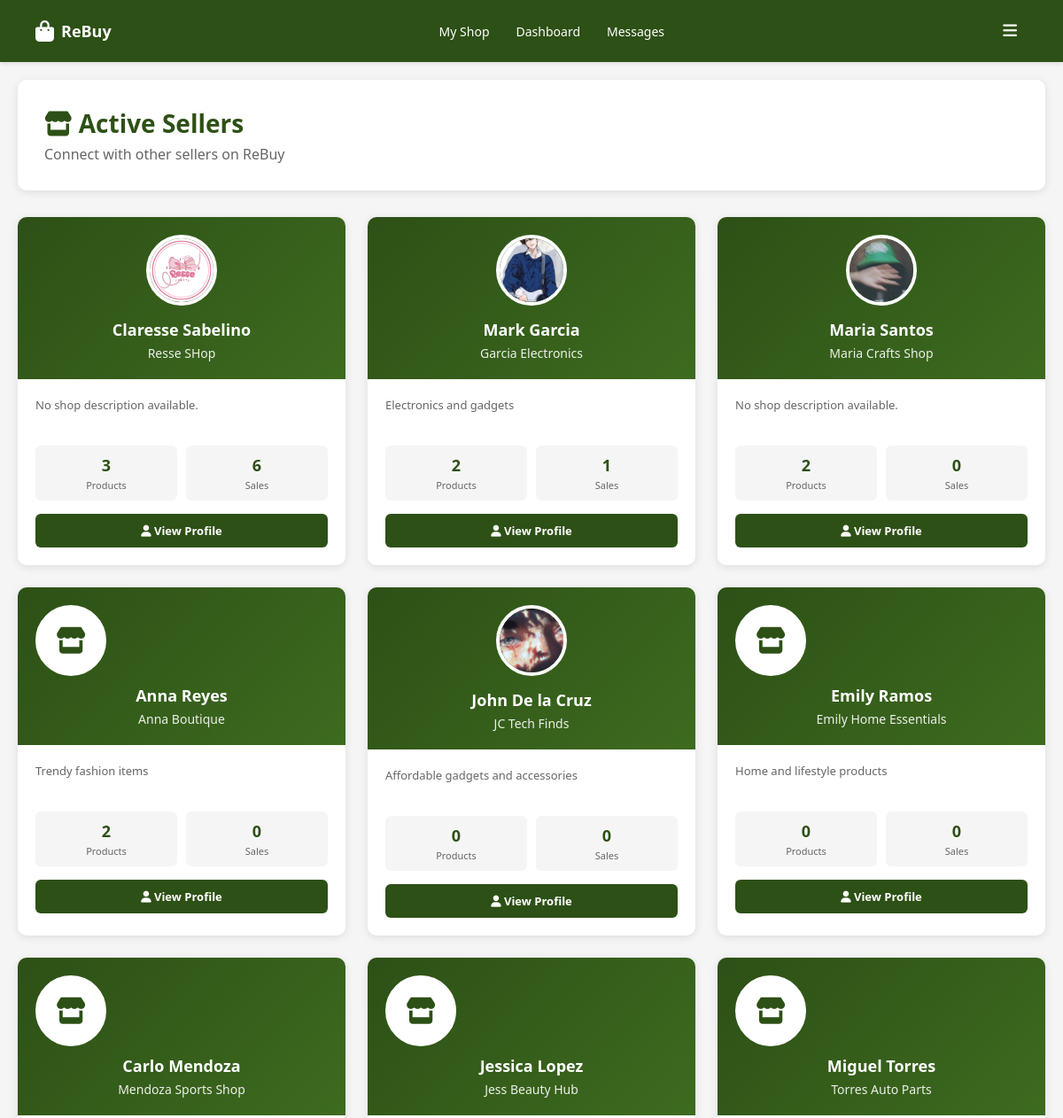
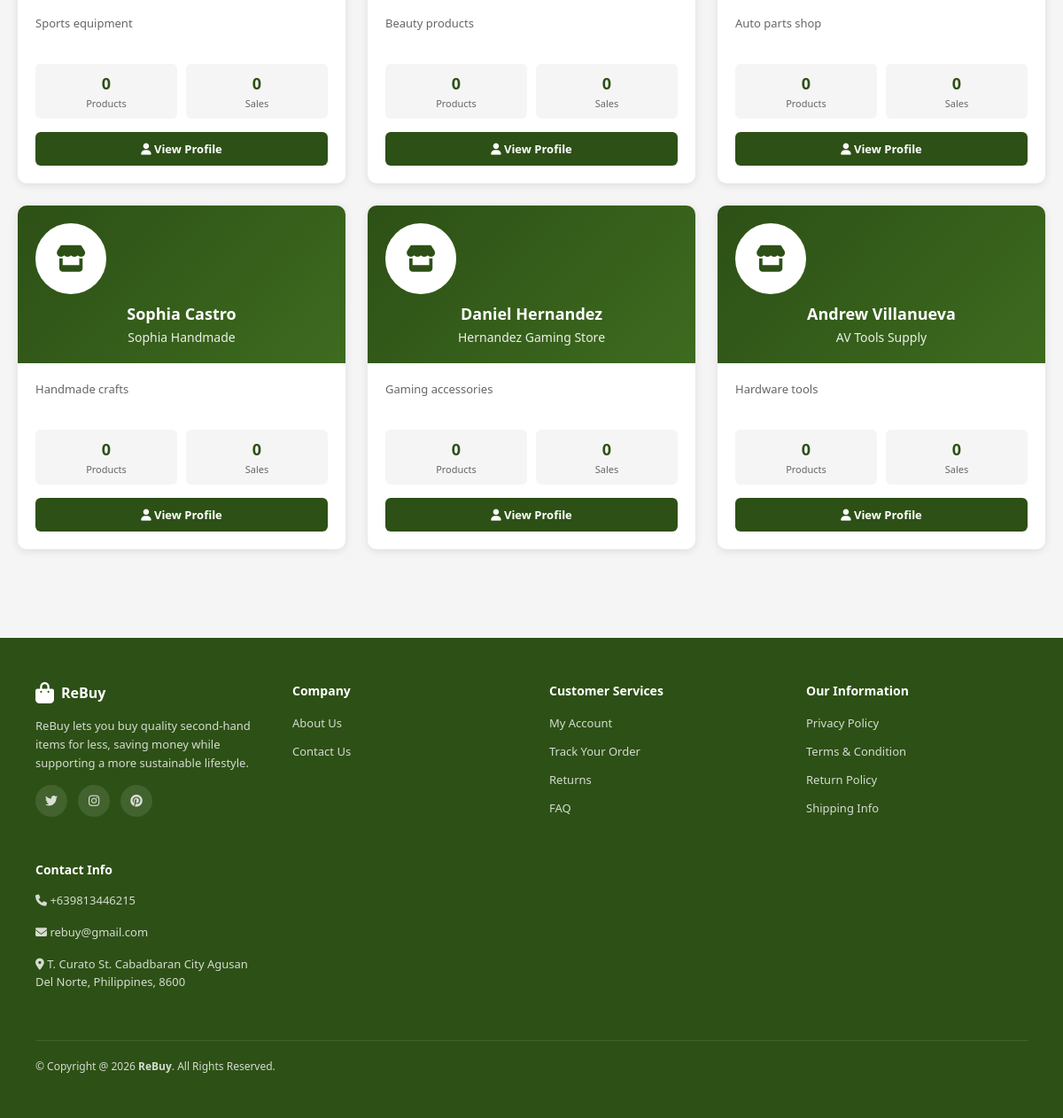
The page /php/sellers.php (signed in) on the database its author committed (2 pictures, top to bottom).
### tables this page shows
CREATE TABLE `users` (
  `id` int(11) NOT NULL,
  `username` varchar(50) NOT NULL,
  `password` varchar(255) NOT NULL,
  `first_name` varchar(50) NOT NULL,
  `middle_name` varchar(50) DEFAULT NULL,
  `last_name` varchar(50) NOT NULL,
  `name_extension` varchar(10) DEFAULT NULL,
  `gender` varchar(20) DEFAULT NULL,
  `birthdate` date DEFAULT NULL,
  `age` int(11) DEFAULT NULL,
  `purok_street` varchar(100) DEFAULT NULL,
  `barangay` varchar(50) DEFAULT NULL,
  `municipality_city` varchar(50) DEFAULT NULL,
  `province` varchar(50) DEFAULT NULL,
  `country` varchar(50) DEFAULT NULL,
  `zip_code` varchar(5) DEFAULT NULL,
  `created_at` timestamp NOT NULL DEFAULT current_timestamp(),
  `email` varchar(100) NOT NULL,
  `profile_pic` varchar(255) DEFAULT NULL,
  `cover_photo` varchar(255) DEFAULT NULL,
  `is_seller` tinyint(1) DEFAULT 0 COMMENT '1 if user is a seller, 0 if regular user',
  `shop_name` varchar(100) DEFAULT NULL,
  `shop_description` text DEFAULT NULL,
  `shop_profile_pic` varchar(255) DEFAULT NULL,
  `seller_requested_at` timestamp NULL DEFAULT NULL COMMENT 'When user requested to become a seller',
  `seller_approved_at` timestamp NULL DEFAULT NULL COMMENT 'When user was approved as seller',
  `last_seen` timestamp NULL DEFAULT NULL
);

### php/sellers.php (the view, shortened to what this page needs)
<?php
require_once 'db.php';
$sellers_stmt = $conn->prepare("
    SELECT
        u.id,
        u.username,
        u.first_name,
        u.last_name,
        u.shop_name,
        u.shop_description,
        u.shop_profile_pic,
        u.seller_approved_at,
        COUNT(DISTINCT p.id) as total_products,
        COUNT(DISTINCT CASE WHEN so.status = 'delivered' THEN so.id END) as total_sales
    FROM users u
    LEFT JOIN products p ON u.id = p.seller_id AND p.status = 'active'
    LEFT JOIN seller_orders so ON u.id = so.seller_id
    WHERE u.is_seller = 1
    AND u.seller_approved_at IS NOT NULL
    GROUP BY u.id
    ORDER BY total_sales DESC, total_products DESC
");
$sellers_stmt->execute();
$sellers = $sellers_stmt->get_result();
?>
<!DOCTYPE html>
<html lang="en">
<head>
    <link rel="stylesheet" href="https://cdnjs.cloudflare.com/ajax/libs/font-awesome/6.5.0/css/all.min.css">
    <link rel="stylesheet" href="../css/header-footer.css">
</head>
<body>
    <?php include '_header.php'; ?>
    <div class="page-container">
        <div class="page-header">
            <h1><i class="fas fa-store"></i> Active Sellers</h1>
            <p>Connect with other sellers on ReBuy</p>
        </div>
        <?php if ($sellers->num_rows > 0): ?>
            <div class="sellers-grid">
                <?php while ($seller = $sellers->fetch_assoc()): ?>
                    <div class="seller-card">
                        <div class="seller-header">
                            <?php if (!empty($seller['shop_profile_pic'])): ?>
                                <img src="<?php echo '../' . htmlspecialchars($seller['shop_profile_pic']); ?>" alt="<?php echo htmlspecialchars($seller['shop_name']); ?>" class="seller-profile-pic">
                            <?php else: ?>
                                <div class="seller-profile-pic" style="background: white; display: flex; align-items: center; justify-content: center;">
                                    <i class="fas fa-store" style="font-size: 30px; color: var(--primary-color);"></i>
                                </div>
                            <?php endif; ?>
                            <h3 class="seller-name"><?php echo htmlspecialchars($seller['first_name'] . ' ' . $seller['last_name']); ?></h3>
                            <?php if (!empty($seller['shop_name'])): ?>
                                <p class="seller-shop-name"><?php echo htmlspecialchars($seller['shop_name']); ?></p>
                            <?php endif; ?>
                        </div>
                        <div class="seller-body">
                            <?php if (!empty($seller['shop_description'])): ?>
                                <p class="seller-description"><?php echo htmlspecialchars($seller['shop_description']); ?></p>
                            <?php else: ?>
                                <p class="seller-description">No shop description available.</p>
                            <?php endif; ?>
                            <div class="seller-stats">
                                <div class="stat-box">
                                    <div class="stat-value"><?php echo $seller['total_products']; ?></div>
                                    <div class="stat-label">Products</div>
                                </div>
                                <div class="stat-box">
                                    <div class="stat-value"><?php echo $seller['total_sales']; ?></div>
                                    <div class="stat-label">Sales</div>
                                </div>
                            </div>
                            <div class="seller-actions">
                                <a href="seller_profile.php?seller_id=<?php echo $seller['id']; ?>" class="btn btn-primary">
                                    <i class="fas fa-user"></i> View Profile
                                </a>
                            </div>
                        </div>
                    </div>
                <?php endwhile; ?>
            </div>
        <?php endif; ?>
    </div>
    <footer>
        <div class="footer-container">
            <div class="footer-content">
                <div class="footer-section">
                    <div class="footer-logo">
                        <i class="fas fa-shopping-bag"></i>
                        <span>ReBuy</span>
                    </div>
                    <p class="footer-text">ReBuy lets you buy quality second-hand items for less, saving money while supporting a more sustainable lifestyle.</p>
                    <div class="social-links">
                        <a href="#"><i class="fab fa-twitter"></i></a>
                        <a href="#"><i class="fab fa-instagram"></i></a>
                        <a href="#"><i class="fab fa-pinterest"></i></a>
                    </div>
                </div>
                <div class="footer-section">
                    <h3>Company</h3>
                    <ul>
                        <li><a href="about_us.php">About Us</a></li>
                        <li><a href="#">Contact Us</a></li>
                    </ul>
                </div>
                <div class="footer-section">
                    <h3>Customer Services</h3>
                    <ul>
                        <li><a href="settings.php">My Account</a></li>
                        <li><a href="#">Track Your Order</a></li>
                        <li><a href="#">Returns</a></li>
                        <li><a href="#">FAQ</a></li>
                    </ul>
                </div>
                <div class="footer-section">
                    <h3>Our Information</h3>
                    <ul>
                        <li><a href="#">Privacy Policy</a></li>
                        <li><a href="#">Terms & Condition</a></li>
                        <li><a href="#">Return Policy</a></li>
                        <li><a href="#">Shipping Info</a></li>
                    </ul>
                </div>
                <div class="footer-section">
                    <h3>Contact Info</h3>
                    <p class="footer-text"><i class="fas fa-phone"></i> +639813446215</p>
                    <p class="footer-text"><i class="fa-solid fa-envelope"></i> rebuy@gmail.com</p>
                    <p class="footer-text"><i class="fa-solid fa-location-dot"></i> T. Curato St. Cabadbaran City Agusan Del Norte, Philippines, 8600</p>
                </div>
            </div>
            <div class="footer-bottom">
                <p>&copy; Copyright @ 2026 <strong>ReBuy</strong>. All Rights Reserved.</p>
            </div>
        </div>
    </footer>
</body>
</html>

### css/header-footer.css (style rules this page uses)
:root { --primary-color: #2d5016; --secondary-color: #f4c430; --text-dark: #333; --text-light: #666; --bg-light: #f5f5f5; --border-color: #e0e0e0; }
* { margin: 0; padding: 0; box-sizing: border-box; }
body { font-family: 'Segoe UI', Tahoma, Geneva, Verdana, sans-serif; background-color: var(--bg-light); color: var(--text-dark); }
footer { background: var(--primary-color); color: white; padding: 50px 40px; margin-top: 80px; }
.footer-container { max-width: 1400px; margin: 0 auto; }
.footer-content { display: grid; grid-template-columns: repeat(auto-fit, minmax(250px, 1fr)); gap: 40px; margin-bottom: 40px; }
.footer-section h3 { margin-bottom: 15px; font-size: 14px; font-weight: 600; }
.footer-section ul { list-style: none; }
.footer-section ul li { margin-bottom: 10px; }
.footer-section a { color: rgba(255,255,255,0.8); text-decoration: none; font-size: 13px; transition: color 0.3s; }
.footer-logo { display: flex; align-items: center; gap: 8px; margin-bottom: 15px; font-size: 16px; font-weight: bold; }
.footer-logo i { font-size: 24px; }
.footer-text { font-size: 13px; color: rgba(255,255,255,0.8); line-height: 1.6; margin-bottom: 15px; }
.social-links { display: flex; gap: 12px; }
.social-links a { width: 36px; height: 36px; border-radius: 50%; background: rgba(255,255,255,0.1); display: flex; align-items: center; justify-content: center; font-size: 14px; transition: background 0.3s; }
.footer-bottom { border-top: 1px solid rgba(255,255,255,0.1); padding-top: 20px; display: flex; justify-content: space-between; align-items: center; font-size: 12px; color: rgba(255,255,255,0.8); }
.page-container { min-height: calc(100vh - 200px); }

### php/sellers.php (style rules this page uses)
:root { --primary-color: #2d5016; --secondary-color: #f4c430; --success-color: #28a745; --danger-color: #dc3545; --light-gray: #f5f5f5; --dark-gray: #333; }
body { font-family: 'Segoe UI', Tahoma, Geneva, Verdana, sans-serif; background-color: var(--light-gray); margin: 0; padding: 0; }
.page-container { max-width: 1400px; margin: 0 auto; padding: 20px; }
.page-header { background: white; padding: 30px; border-radius: 10px; box-shadow: 0 2px 10px rgba(0,0,0,0.1); margin-bottom: 30px; }
.page-header h1 { color: var(--primary-color); margin: 0; font-size: 28px; }
.page-header p { color: #666; margin: 5px 0 0 0; }
.sellers-grid { display: grid; grid-template-columns: repeat(auto-fill, minmax(300px, 1fr)); gap: 25px; }
.seller-card { background: white; border-radius: 10px; box-shadow: 0 2px 10px rgba(0,0,0,0.1); overflow: hidden; transition: transform 0.3s, box-shadow 0.3s; }
.seller-header { background: linear-gradient(135deg, var(--primary-color) 0%, #3d6b1f 100%); padding: 20px; text-align: center; color: white; }
.seller-profile-pic { width: 80px; height: 80px; border-radius: 50%; border: 4px solid white; object-fit: cover; margin-bottom: 10px; }
.seller-name { font-size: 18px; font-weight: 600; margin: 0; }
.seller-shop-name { font-size: 14px; opacity: 0.9; margin: 5px 0 0 0; }
.seller-body { padding: 20px; }
.seller-description { color: #666; font-size: 13px; margin-bottom: 15px; min-height: 40px; }
.seller-stats { display: grid; grid-template-columns: 1fr 1fr; gap: 10px; margin-bottom: 15px; }
.stat-box { background: var(--light-gray); padding: 10px; border-radius: 6px; text-align: center; }
.stat-value { font-size: 18px; font-weight: bold; color: var(--primary-color); }
.stat-label { font-size: 11px; color: #666; margin-top: 3px; }
.seller-actions { display: flex; gap: 10px; }
.btn { flex: 1; padding: 10px; border: none; border-radius: 6px; font-size: 13px; font-weight: 600; cursor: pointer; text-decoration: none; text-align: center; transition: all 0.3s; }
.btn-primary { background: var(--primary-color); color: white; }

### rows shown on the page
users: shop_profile_pic (picture), first_name+last_name "Claresse Sabelino", shop_name "Resse SHop", shop_description "No shop description available.", total_products "3", total_sales "6"
users: shop_profile_pic (picture), first_name+last_name "Mark Garcia", shop_name "Garcia Electronics", shop_description "Electronics and gadgets", total_products "2", total_sales "1"
users: shop_profile_pic (picture), first_name+last_name "Maria Santos", shop_name "Maria Crafts Shop", shop_description "No shop description available.", total_products "2", total_sales "0"
users: first_name+last_name "Anna Reyes", shop_name "Anna Boutique", shop_description "Trendy fashion items", total_products "2", total_sales "0"
users: shop_profile_pic (picture), first_name+last_name "John De la Cruz", shop_name "JC Tech Finds", shop_description "Affordable gadgets and accessories", total_products "0", total_sales "0"
users: first_name+last_name "Emily Ramos", shop_name "Emily Home Essentials", shop_description "Home and lifestyle products", total_products "0", total_sales "0"
users: first_name+last_name "Carlo Mendoza", shop_name "Mendoza Sports Shop", shop_description "Sports equipment", total_products "0", total_sales "0"
users: first_name+last_name "Jessica Lopez", shop_name "Jess Beauty Hub", shop_description "Beauty products", total_products "0", total_sales "0"
users: first_name+last_name "Miguel Torres", shop_name "Torres Auto Parts", shop_description "Auto parts shop", total_products "0", total_sales "0"
users: first_name+last_name "Sophia Castro", shop_name "Sophia Handmade", shop_description "Handmade crafts", total_products "0", total_sales "0"
users: first_name+last_name "Daniel Hernandez", shop_name "Hernandez Gaming Store", shop_description "Gaming accessories", total_products "0", total_sales "0"
users: first_name+last_name "Andrew Villanueva", shop_name "AV Tools Supply", shop_description "Hardware tools", total_products "0", total_sales "0"
